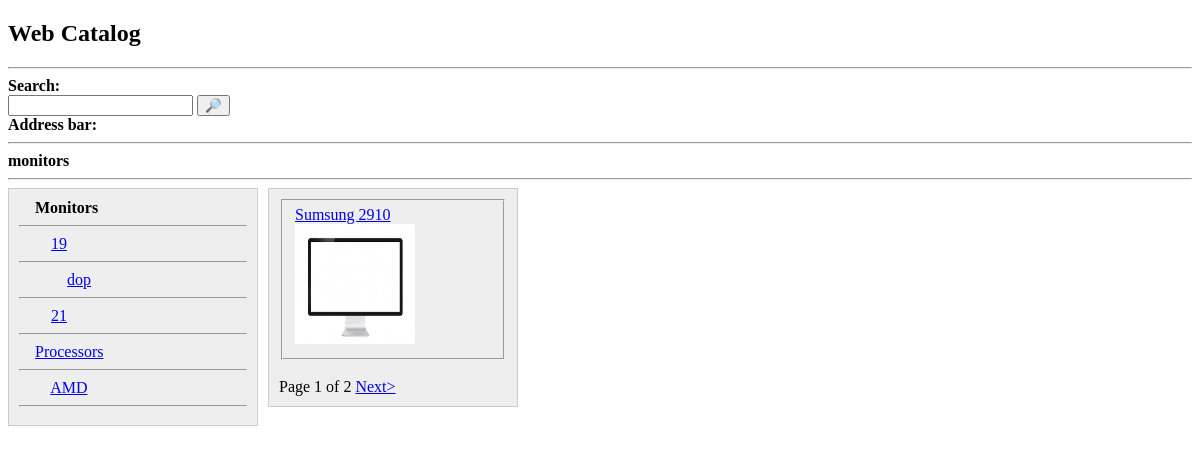
The app's page /monitors, older data.
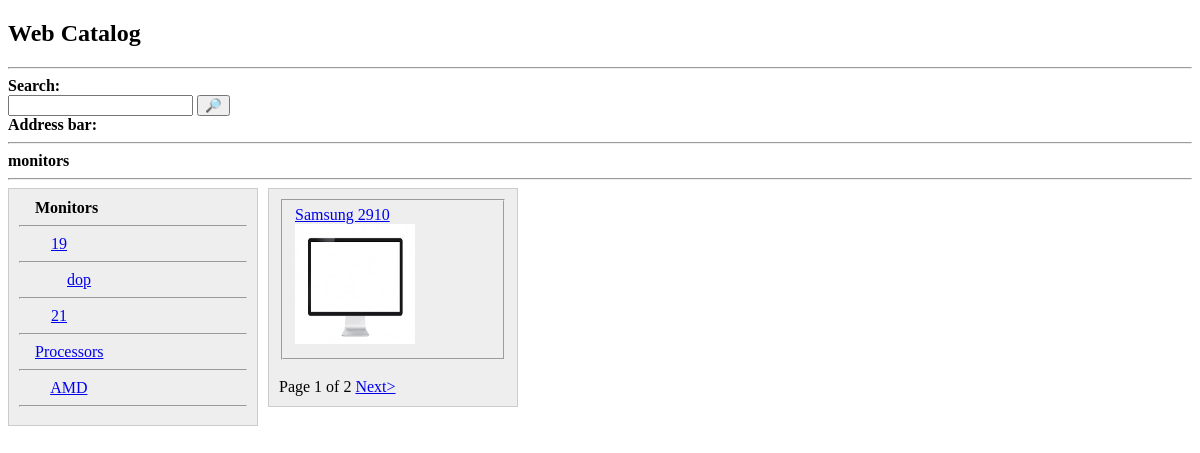
The same page, newer data.
### catalog/models.py (models this page shows, shortened)
class Product(models.Model):
    feature_prod = models.ForeignKey(Category, on_delete=models.CASCADE, related_name='get_category')
    name_prod = models.CharField('Name Product', max_length=200)
    image = models.ImageField(upload_to='img/')
    text = models.TextField(null=True)
    def get_slug(self):
        return str('/prod_id/%s' % self.id)

### catalog/views.py (the view)
# urls.py: url(r'(?P<slug>[\w|/]+)$', views.products, name='products')
def products(request, slug):
    categories = Category.objects.all()
    category = re.split(r'/', str(slug))
    if len(category) != 1:
        category = str(category[-1])
    else:
        category = category[0]
    category = Category.objects.filter(slug=category)
    selected = category[0]
    address = all_parents(category[0], categories)
    prod = []
    for category in all_children(category, categories):
        for product in Product.objects.filter(feature_prod=category):
            prod.append(product)
    product = get_pages(request, prod, 1)
    context = {'all_product': product, 'all_category': get_tree(categories),
               'selected': selected, 'address': address, 'page': product}
    html = render_to_string('blockcontent.html', context=context)
    if request.method == 'POST':
        return JsonResponse({'html': html})
    return render(request, 'catalog/list.html', context)

### catalog/functions.py (called while the page is built)
def get_pages(request, objects, count_pages):
    paginator = Paginator(objects, count_pages)
    page = request.GET.get('page')
    try:
        product = paginator.page(page)
    except PageNotAnInteger:
        product = paginator.page(1)
    except EmptyPage:
        product = paginator.page(paginator.num_pages)
    return product

def recursion(obj_parent, all_categories, tree):
    if obj_parent not in tree:
        tree.append(obj_parent)
    for cat in all_categories:
        if cat.parent_id == obj_parent.id:
            recursion(cat, all_categories, tree)

def all_children(parents, categories):
    tree = []
    for parent in parents:
        recursion(parent, categories, tree)
    return tree

def get_tree(categories):
    tree = []
    for parent in categories:
        if not parent.parent_id:
            recursion(parent, categories, tree)
    return tree

### catalog/models.py (called while the page is built)
    def get_slug(self):
        all_objects = all_parents(self, Category.objects.all(), type_list='slug')
        slug = '/'.join(all_objects)
        return '/%s' % str(slug)

### testproj/templates/blockcontent.html (shortened to what this page needs)
<b>
    {% for category in address %}
            {% if category != selected %}
                <a class="cat" href="{{category.get_slug}}">{{category.slug}}/</a>
            {% else %}
                {{category.slug}}
            {% endif %}
    {% endfor %}
</b>
<hr>
<div class="parent">
        <div class="menu">
        {% for category in all_category %}
            {% if category != selected %}
                <a class="cat" href="{{category.get_slug}}">{{category.name}}</a>
            {%  else %}
                <b>{{category.name}}</b>
            {% endif %}
            <br><hr>
    {% endfor %}
    </div>
    <div class="main">
        {% if all_product %}
            {% for product in all_product %}
                <fieldset>
                    <legent><a class="product" href="{{product.get_slug}}">{{product.name_prod}}</a></legent>
                    <img src="{{product.image.url}}" alt="My image" width="120" height="120" >
                </fieldset>
            {% endfor %}
        {% else %}
            No products.
        {% endif %}
        <br>
    <div class="paginattion">
    <span class="step-links">
            <span class="current">
                Page {{ page.number }} of {{ page.paginator.num_pages}}
            </span>
            {% if page.has_next %}
                <a href="?page={{ page.next_page_number }}
">Next></a>
            {% endif %}
        </span>
    </div>
    </div>
</div>

Row changes from the older to the newer data that the page shows:
changed Product: name_prod "Sumsung 2910" → "Samsung 2910"
